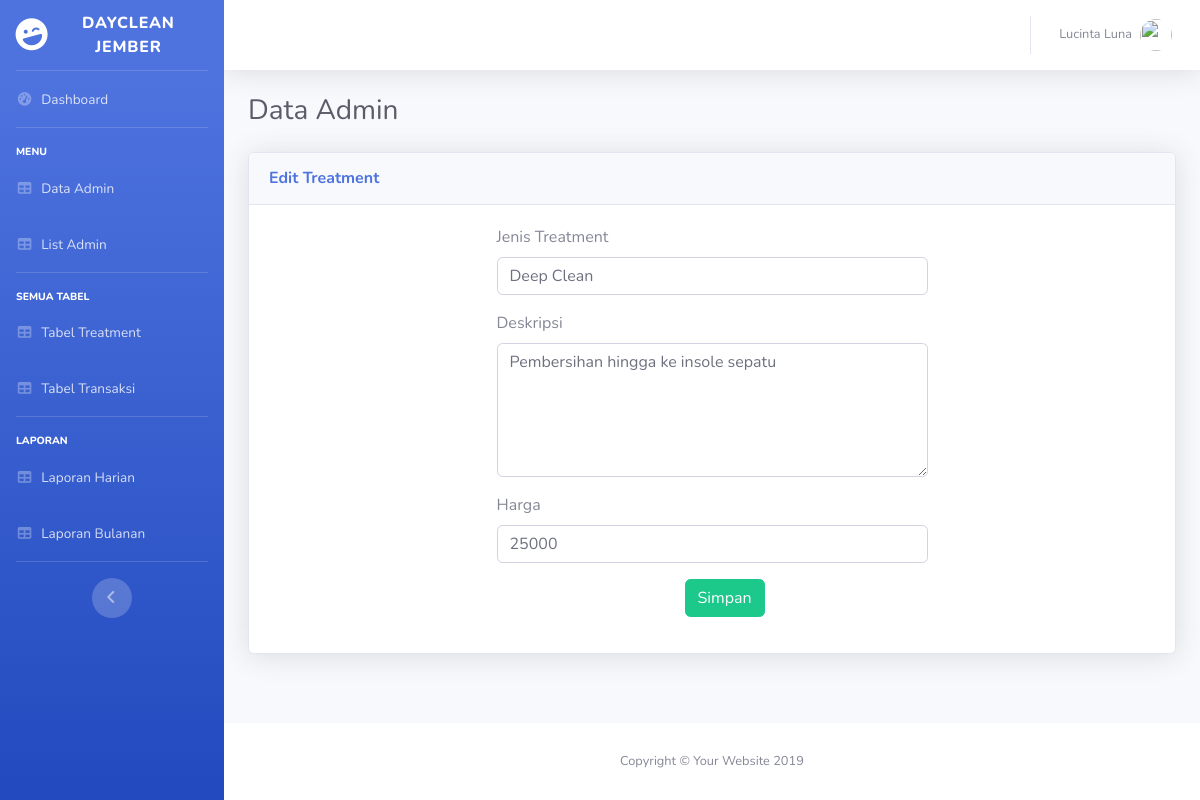
/admin/treatment/edit/1, run on the app's committed database.
### tables this page shows
CREATE TABLE `treatment` (
  `id_treatment` int(3) NOT NULL,
  `nama_treatment` varchar(15) NOT NULL,
  `deskripsi` text NOT NULL,
  `harga` int(8) NOT NULL
);

### application/controllers/admin/treatment.php (called while the page is built, shortened)
<?php
class treatment extends CI_Controller {
	function __construct()
		{
			$this->load->model("m_treatment");
		}
	function edit($id_treatment)
		{
			$where = array('id_treatment'=>$id_treatment);
			$data['ubahTreatment'] = $this->m_treatment->edit_treatment($where,'treatment')->result();
			$this->load->view('admin/editTreatment',$data);
		}
}

### index.php (called while the page is built, shortened)
<?php
require_once BASEPATH.'core/CodeIgniter.php';

### application/models/m_treatment.php (called while the page is built, shortened)
<?php
	class m_treatment extends CI_Model
	{
		function edit_treatment($where,$table)
		{
			return $this->db->get_where($table,$where);
		}
	}
?>

### application/views/admin/editTreatment.php (the view, shortened to what this page needs)
<!DOCTYPE html>
<html lang="en">
<head>
</head>
<body id="page-top">
  <div id="wrapper">
    <div id="content-wrapper" class="d-flex flex-column">
      <div id="content">
        <div class="container-fluid">
          <div class="d-sm-flex align-items-center justify-content-between mb-4">
            <h1 class="h3 mb-0 text-gray-800">Data Admin</h1>
          </div>
          <div class="row">
            <div class="col-lg-12">
                <div class="card shadow mb-4">
                  <div class="card-header py-3">
                    <h6 class="m-0 font-weight-bold text-primary">Edit Treatment</h6>
                  </div>
                  <div class="card-body">
                    <div class="row justify-content-center">
                      <div class="col-lg-6">
                      <?php foreach($ubahTreatment as $row){?>
                        <form action="<?php echo base_url().'admin/treatment/aksi_editTreatment'; ?>" method="POST" enctype="multipart/form-data">
                          <div class="form-group">
                              <label for="exampleFormControlInput1">Jenis Treatment</label>
                              <input type="text" name="nama_treatment" class="form-control" id="exampleFormControlInput1" placeholder="" value="<?php echo $row->nama_treatment?>" required>
                          </div>
                          <div class="form-group">
                              <label for="exampleFormControlInput1">Deskripsi</label>
                              <textarea name="deskripsi" class="form-control" rows="5" required><?php echo $row->deskripsi ?></textarea>
                          </div>
                          <div class="form-group">
                              <label for="exampleFormControlInput1">Harga</label>
                              <input type="text" name="harga" class="form-control" id="exampleFormControlInput1" placeholder="" value="<?php echo $row->harga?>" required>
                          </div>
                        <div class="form-group row">
                            <button type="submit" class="btn btn-success" value="simpan" name="save" style="margin-left: 200px;">Simpan</button>
                        </div>
                        </form>
                        <?php } ?>
                      </div>
                    </div>
                  </div>
                </div>
            </div>
          </div>
        </div>
      </div>
    </div>
  </div>
</body>
</html>

### data on the page
treatment: nama_treatment "Deep Clean", deskripsi "Pembersihan hingga ke insole sepatu", harga "25000"
